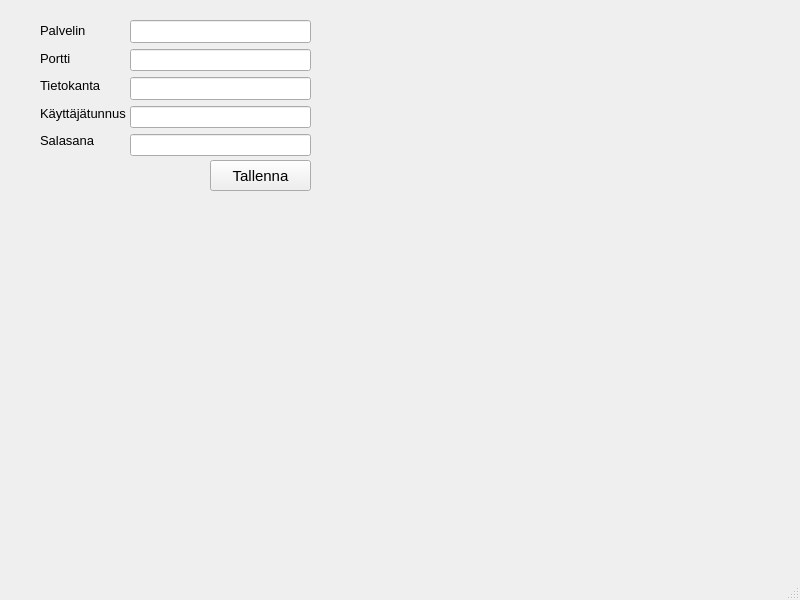
<?xml version="1.0" encoding="UTF-8"?>
<ui version="4.0">
 <class>MainWindow</class>
 <widget class="QMainWindow" name="MainWindow">
  <property name="geometry">
   <rect>
    <x>0</x>
    <y>0</y>
    <width>800</width>
    <height>600</height>
   </rect>
  </property>
  <property name="cursor">
   <cursorShape>PointingHandCursor</cursorShape>
  </property>
  <property name="windowTitle">
   <string>MainWindow</string>
  </property>
  <widget class="QWidget" name="centralwidget">
   <widget class="QPushButton" name="saveSettingspushButton">
    <property name="geometry">
     <rect>
      <x>210</x>
      <y>160</y>
      <width>101</width>
      <height>31</height>
     </rect>
    </property>
    <property name="font">
     <font>
      <pointsize>11</pointsize>
     </font>
    </property>
    <property name="toolTip">
     <string>&lt;html&gt;&lt;head/&gt;&lt;body&gt;&lt;p&gt;&lt;span style=&quot; font-size:10pt;&quot;&gt;Tallentaa asetukset tiedostoon&lt;/span&gt;&lt;/p&gt;&lt;/body&gt;&lt;/html&gt;</string>
    </property>
    <property name="text">
     <string>Tallenna</string>
    </property>
   </widget>
   <widget class="QWidget" name="">
    <property name="geometry">
     <rect>
      <x>130</x>
      <y>20</y>
      <width>181</width>
      <height>136</height>
     </rect>
    </property>
    <layout class="QVBoxLayout" name="verticalLayout">
     <item>
      <widget class="QLineEdit" name="serverLineEdit">
       <property name="font">
        <font>
         <pointsize>10</pointsize>
        </font>
       </property>
       <property name="toolTip">
        <string>&lt;html&gt;&lt;head/&gt;&lt;body&gt;&lt;p&gt;&lt;span style=&quot; font-size:10pt;&quot;&gt;Palvelimen nimi tai IP-osoite&lt;/span&gt;&lt;/p&gt;&lt;/body&gt;&lt;/html&gt;</string>
       </property>
      </widget>
     </item>
     <item>
      <widget class="QLineEdit" name="portLineEdit">
       <property name="font">
        <font>
         <pointsize>10</pointsize>
        </font>
       </property>
       <property name="toolTip">
        <string>&lt;html&gt;&lt;head/&gt;&lt;body&gt;&lt;p&gt;&lt;span style=&quot; font-size:10pt;&quot;&gt;Palvelimen porttinumero&lt;/span&gt;&lt;/p&gt;&lt;/body&gt;&lt;/html&gt;</string>
       </property>
      </widget>
     </item>
     <item>
      <widget class="QLineEdit" name="databaseLineEdit">
       <property name="font">
        <font>
         <pointsize>10</pointsize>
        </font>
       </property>
       <property name="toolTip">
        <string>&lt;html&gt;&lt;head/&gt;&lt;body&gt;&lt;p&gt;&lt;span style=&quot; font-size:10pt;&quot;&gt;Tietokannan nimi&lt;/span&gt;&lt;/p&gt;&lt;/body&gt;&lt;/html&gt;</string>
       </property>
      </widget>
     </item>
     <item>
      <widget class="QLineEdit" name="userLineEdit">
       <property name="font">
        <font>
         <pointsize>10</pointsize>
        </font>
       </property>
       <property name="toolTip">
        <string>&lt;html&gt;&lt;head/&gt;&lt;body&gt;&lt;p&gt;&lt;span style=&quot; font-size:10pt;&quot;&gt;Sovelluksen käyttäjätunnus&lt;/span&gt;&lt;/p&gt;&lt;/body&gt;&lt;/html&gt;</string>
       </property>
      </widget>
     </item>
     <item>
      <widget class="QLineEdit" name="paswordLineEdit">
       <property name="font">
        <font>
         <pointsize>10</pointsize>
        </font>
       </property>
       <property name="toolTip">
        <string>&lt;html&gt;&lt;head/&gt;&lt;body&gt;&lt;p&gt;&lt;span style=&quot; font-size:10pt;&quot;&gt;Salasana&lt;/span&gt;&lt;/p&gt;&lt;/body&gt;&lt;/html&gt;</string>
       </property>
       <property name="echoMode">
        <enum>QLineEdit::Password</enum>
       </property>
      </widget>
     </item>
    </layout>
   </widget>
   <widget class="QWidget" name="">
    <property name="geometry">
     <rect>
      <x>40</x>
      <y>20</y>
      <width>86</width>
      <height>131</height>
     </rect>
    </property>
    <layout class="QVBoxLayout" name="verticalLayout_2">
     <item>
      <widget class="QLabel" name="ServerLabel">
       <property name="font">
        <font>
         <pointsize>10</pointsize>
        </font>
       </property>
       <property name="text">
        <string>Palvelin</string>
       </property>
      </widget>
     </item>
     <item>
      <widget class="QLabel" name="portLabel">
       <property name="font">
        <font>
         <pointsize>10</pointsize>
        </font>
       </property>
       <property name="text">
        <string>Portti</string>
       </property>
      </widget>
     </item>
     <item>
      <widget class="QLabel" name="databaseLabel">
       <property name="font">
        <font>
         <pointsize>10</pointsize>
        </font>
       </property>
       <property name="text">
        <string>Tietokanta</string>
       </property>
      </widget>
     </item>
     <item>
      <widget class="QLabel" name="userLabel">
       <property name="font">
        <font>
         <pointsize>10</pointsize>
        </font>
       </property>
       <property name="text">
        <string>Käyttäjätunnus</string>
       </property>
      </widget>
     </item>
     <item>
      <widget class="QLabel" name="passwordLabel">
       <property name="font">
        <font>
         <pointsize>10</pointsize>
        </font>
       </property>
       <property name="text">
        <string>Salasana</string>
       </property>
      </widget>
     </item>
    </layout>
   </widget>
  </widget>
  <widget class="QMenuBar" name="menubar">
   <property name="geometry">
    <rect>
     <x>0</x>
     <y>0</y>
     <width>800</width>
     <height>21</height>
    </rect>
   </property>
  </widget>
  <widget class="QStatusBar" name="statusbar"/>
 </widget>
 <resources/>
 <connections/>
</ui>
